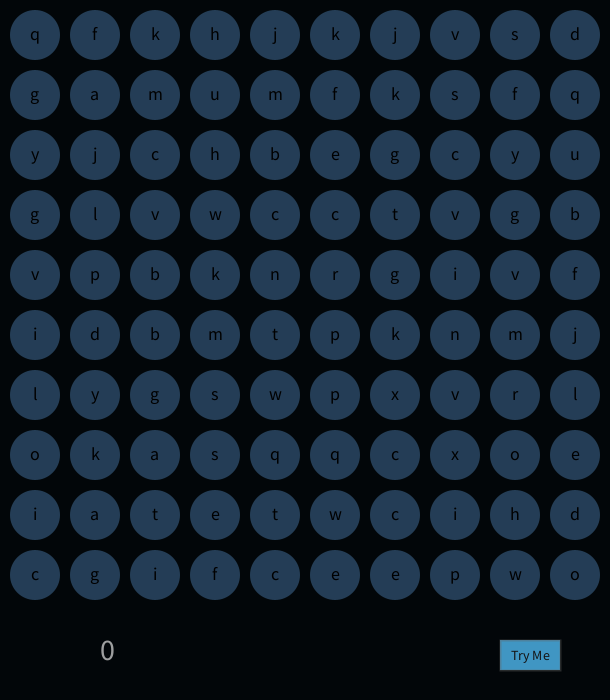
Frame 1 (no input)
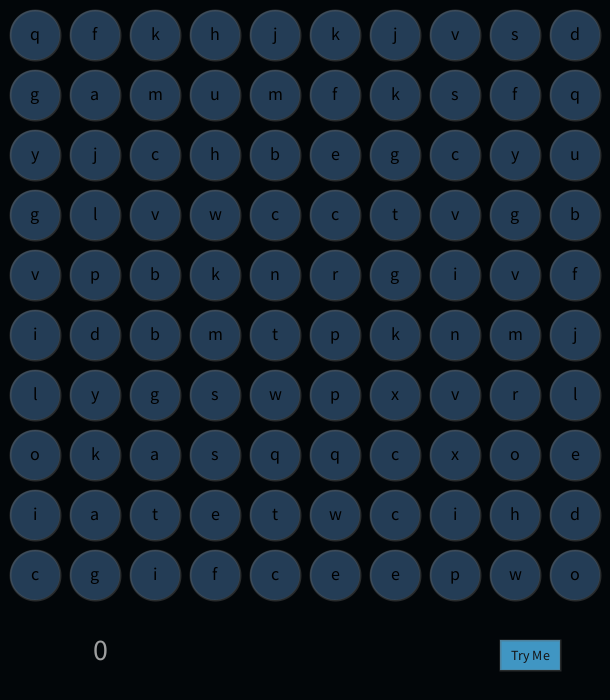
Frame 60 (the mouse pressed at the canvas centre just before this capture)
Frame 120 (the mouse held since frame 60 and released just before this capture): identical to frame 60, image omitted

The Processing sketch that drew these frames (run headless with seeded random() and noise(); from frame 60 on, the mouse is pressed at the canvas centre):

// Processing sketch: processing_90135
// ── processing_90135.pde

String [] ls = {"a","b","c","d","e","f","g","h","i","j","k","l","m","n","o","p","q","r","s","t","u","v","w","x","y","z"};
Ball[] balls;
Button button;
int k =9;
color ba = color(k * 3 *20 % 255,k * 5 *20 % 255,k * 7 *20 % 255,150);
color bb = color(k * 3 *20 % 255+50,k * 5 *20 % 255+50,k * 7 *20 % 255,205);
color ca = color(1 * 3 *20 % 255,1 * 5 *20 % 255,1 * 7 *20 % 255,150);
color cb = color(1 * 3 *20 % 255+50,1 * 5 *20 % 255+50,1 * 7 *20 % 255,255);
int credit = 0;

void setup() {
  size(610, 700);
  noStroke();
  smooth();
  frameRate(5);
  balls = new Ball[100];
  button = new Button (500,640,60,30,"Try Me",bb,ba);
  for (int i = 0; i < 10; i++) {
    for (int j = 0; j < 10; j++) {
      balls[i+10*j] = new Ball(60*i+35, 60*j+35, 50, ls[round(random(25))], ca,cb);
    }
  }
}

void draw() {
  background(2,6,9,200);
  textSize(30);
  fill(200,200);
  text(credit,100,660);
  for (int i = 0; i < 100; i++) {
    balls[i].react(); 
    balls[i].display();  
  }
  button.react();
  button.display();
  check();
}

void check() {
   String [] pair = {};
   if (button.getColor() == ba) {
   for (int i = 0; i < 100; i++) {
    if (balls[i].getColor()==cb) { 
      balls[i].die(); 
      pair = append(pair,balls[i].getname());
    } 
  }
   if (pair[0]==pair[1]) {
      textSize(30);
      fill(200,200);
      credit +=1;  
      text("+1",160,660);
      }
   if (pair[0]!=pair[1]) {
      textSize(30);
      fill(200,200); 
      credit -=1;  
      text("-1",160,660);
      }
}
}



class Ball {
  float x, y;
  int size;
  String name;
  color c,c1,c2;
  
  Ball(int xTemp, int yTemp, int sizeTemp, String nameTemp, color c1Temp,color c2Temp) {
    x = xTemp;
    y = yTemp;
    size = sizeTemp;
    name = nameTemp;
    c1 = c1Temp;
    c2 = c2Temp;
    c=c1;
  }
  
  void react() {
    if ( dist(mouseX,mouseY,x,y)<25 & mousePressed) {
      if (c == c1) {c=c2;}
      else {c=c1;}  
    }
  }
 
   
  void display() {
    fill(c);
    //strokeWeight(3);
    //stroke(1,3,5,10);
    ellipse( x, y, size, size);
    fill(0);
    textSize(18);
    textAlign(CENTER);
    text(name,x, y+5);
  }  

  int getColor() {
  return c;
  }
  
  String getname() {
  return name;
  }

  void die() {
    c=color(2,6,9);  
  }
  
  
}


class Button {
  float x, y;
  int xSize, ySize;
  String name;
  color c,c1,c2;
  
  Button(int xTemp, int yTemp, int xsizeTemp, int ysizeTemp, String nameTemp, color c1Temp,color c2Temp) {
    x = xTemp;
    y = yTemp;
    xSize = xsizeTemp;
    ySize = ysizeTemp;
    name = nameTemp;
    c1 = c1Temp;
    c2 = c2Temp;
    c=c1;
  }
  
  void react() {
    if ( dist(mouseX,mouseY,x,y)<50 & mousePressed) { c=c2;}
      else {c=c1;}  
  }
  
  void display() {
    strokeWeight(2);
    stroke(100,100);
    fill(c);
    rect( x, y, xSize, ySize);
    fill(20,20,20);
    textSize(14);
    textAlign(CENTER);
    text(name,x+30, y+20);
  }  
  
  int getColor() {
  return c;
  }
  
}
